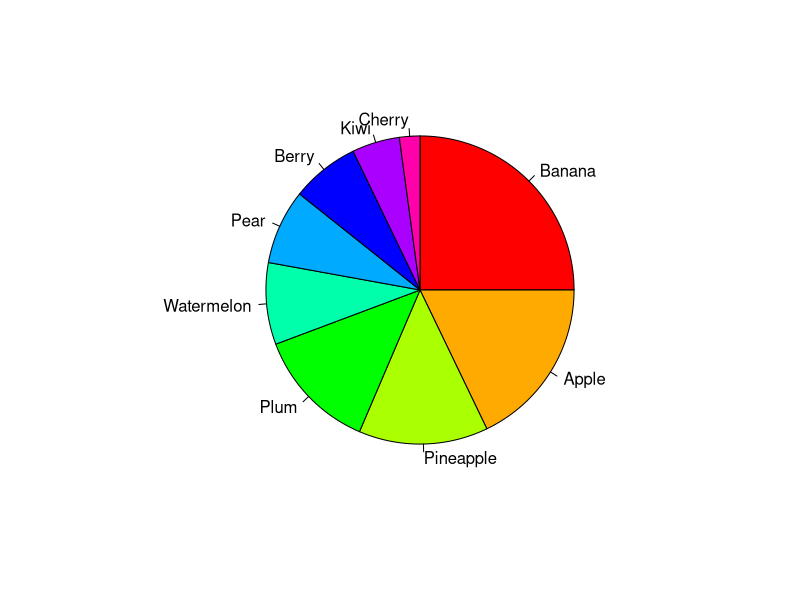

The R script that drew this image:
# フルーツ名とデータ
fruits_name <- c("Banana", "Berry", "Apple", "Kiwi", "Cherry", 
                 "Watermelon", "Plum", "Pear", "Pineapple")

fruits_data <- c(35, 10, 25, 7, 3, 12, 18, 11, 19)

# データフレーム化
fruits <- data.frame(fruits_name, fruits_data)

# 大きい順の並び替え
jyuni <- order(fruits$fruits_data, decreasing = TRUE)

# PDF 出力開始（YY は自分の番号に変更）
pdf("Class12_rp12-3B_YY.pdf")

# パイチャート（資料の最終形）
pie(
  fruits[jyuni, 2],                 # 並べ替えたデータ
  labels = fruits[jyuni, 1],        # 並べ替えたラベル
  clockwise = TRUE,
  col = rainbow(9)                  # 色を重複なく
)

# PDF 出力終了
dev.off()
